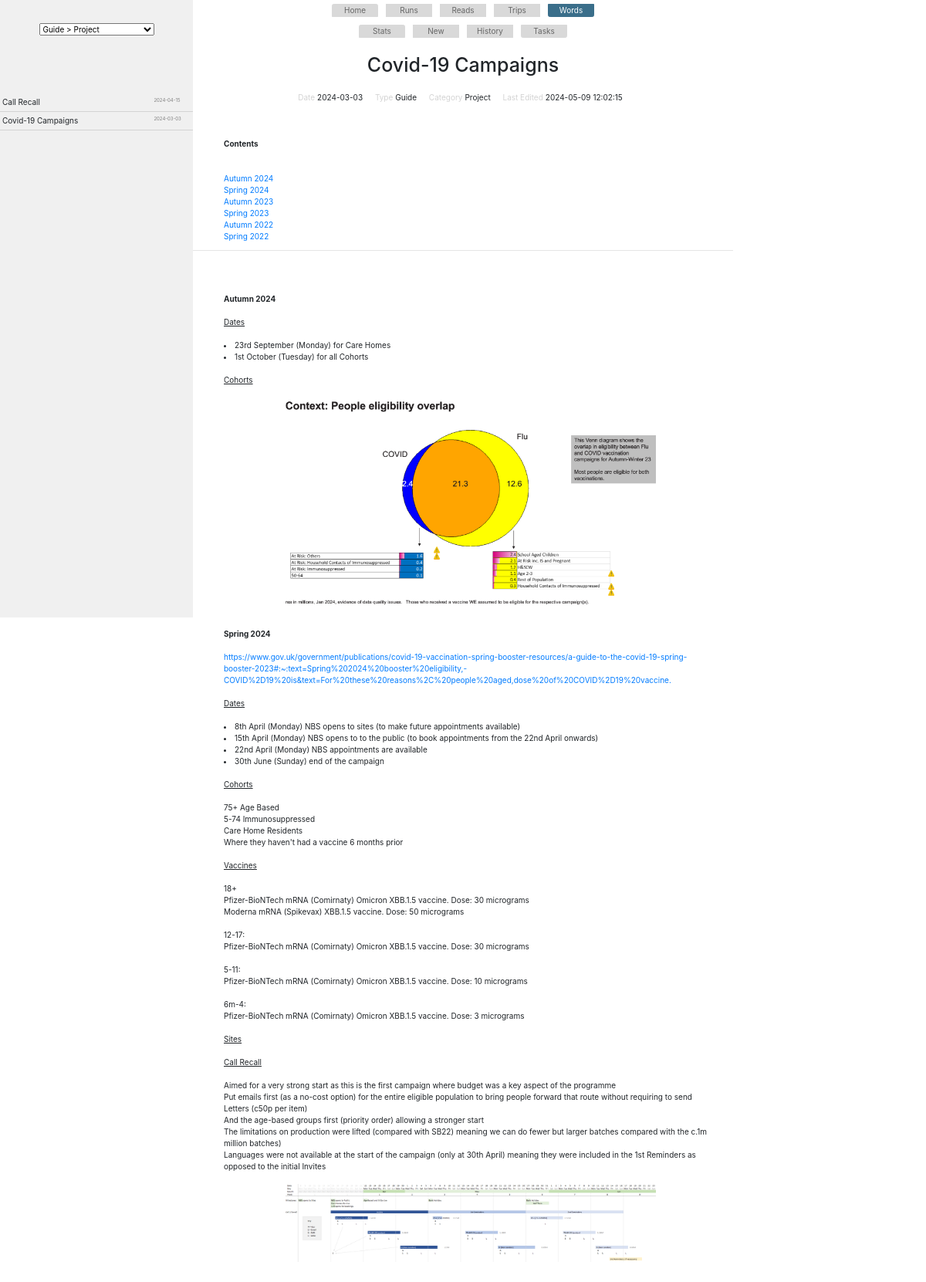
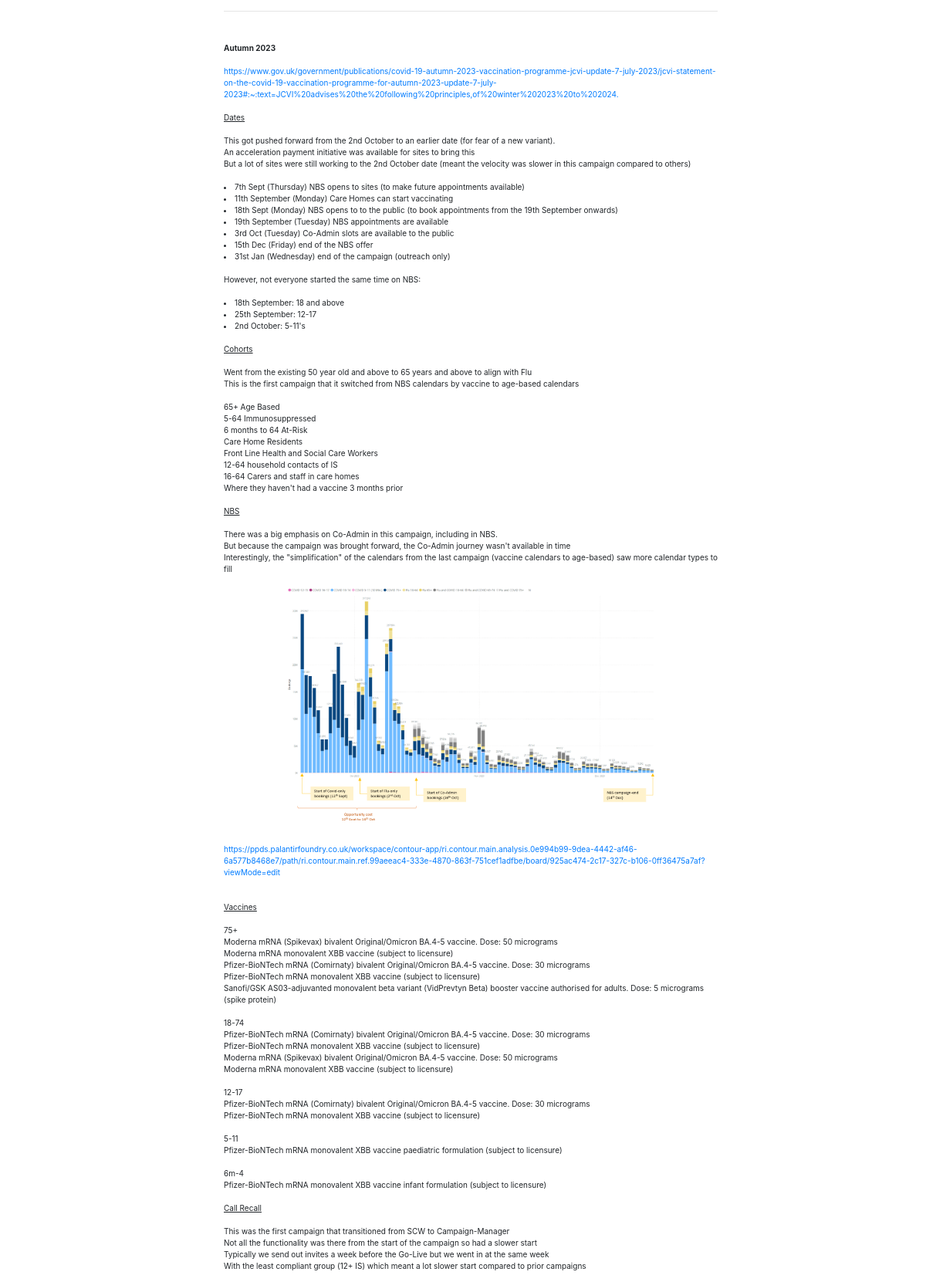
Page /words/note/20240303212355 (signed in, upper part) on the committed database (2 pictures, top to bottom).
### app.py (models this page shows)
class Words(db.Model):
    id = db.Column(db.Integer, primary_key=True)
    date_added = db.Column(db.String(20))
    note_date = db.Column(db.String(20))
    note_time = db.Column(db.String(20))
    note_type = db.Column(db.String(200))
    note_category = db.Column(db.String(200))
    note_title = db.Column(db.String(200))
    note_text = db.Column(db.String(2000))
    note_status = db.Column(db.String(200))
    edit_date = db.Column(db.String(20))
    edit_time = db.Column(db.String(20))
    note_tags = db.Column(db.String(200))
    note_original = db.Column(db.Integer)

### app.py (the view)
@app.route('/words/note/<int:note_original>')
@login_required
def words_view(note_original):
    note = Words.query.filter_by(note_original=note_original, note_status='latest').order_by(Words.id.desc()).first()
    notes = Words.query.filter_by(note_status='latest').order_by(Words.note_date.desc())
    anchor_links = []
    for match in re.finditer(r'\*\*((?:[\w\s]+?)\d*?(?:\s\w+)*\??)\*\*', note.note_text):
        anchor_links.append(match.group(1))
    note.note_text = re.sub(r'\*\*((?:[\w\s]+?)\d*?(?:\s\w+)*\??)\*\*', r'<b id="\1">\1</b>', note.note_text)
    note.note_text = re.sub(r"(https?:\/\/[^\s]+)",r"<a target='_blank' href='\1'>\1</a>", note.note_text).replace('</td>','')
    note.note_text = re.sub(r'\_\_\_', r'<hr>', note.note_text)
    note.note_text = re.sub(r'\-\-(.*?)\-\-', r'<u>\1</u>', note.note_text)
    note.note_text = re.sub(r'\-(.*?)\-$', r'<i>\1</i>', note.note_text)
    note.note_text = re.sub(r'^##(.*)', r'<li class="words_li">\1</li>', note.note_text, flags=re.MULTILINE)
    note.note_text = note.note_text.replace('<table>', '<table class="words_content_table">')
    note.note_text = note.note_text.replace('<table>\r\n', '<table>')
    note.note_text = note.note_text.replace('<th>\r\n', '<th>')
    note.note_text = note.note_text.replace('<tr>\r\n', '<tr>')
    note.note_text = note.note_text.replace('<td>\r\n', '<td>')
    note.note_text = note.note_text.replace('</table>\r\n', '</table>')
    note.note_text = note.note_text.replace('</th>\r\n', '</th>')
    note.note_text = note.note_text.replace('</tr>\r\n', '</tr>')
    note.note_text = note.note_text.replace('</td>\r\n', '</td>')
    note.note_text = note.note_text.replace('</li>\n', '</li>')
    note.note_text = note.note_text.replace('Â£', '£')
    note.note_text = re.sub(r"image>>(.+)", lambda match: f"<img src={url_for('static', filename=f'images/{note.note_original}_{match.group(1).strip()}')} class='words_image center'>", note.note_text)
    note.note_text = note.note_text.replace('\n', '<br>')
    words_config = db.session.query(CONFIG_WORDS_OPTIONS.type,
                                func.group_concat(CONFIG_WORDS_OPTIONS.category, ',').label('categories'),
                                CONFIG_WORDS_OPTIONS.color).group_by(CONFIG_WORDS_OPTIONS.type, CONFIG_WORDS_OPTIONS.color).order_by(CONFIG_WORDS_OPTIONS.id).all()
    words_config_options = [{'type': config.type, 'categories': config.categories.split(','), 'color': config.color} for config in words_config]
    return render_template('words_view.html', note=note, notes=notes, words_options=words_config_options, anchors=anchor_links)

### app.py (called while the page is built)
@login_manager.user_loader
def load_user(user_id):
    return User.query.get(int(user_id))

@app.before_request
def before_request():
    if not current_user.is_authenticated and request.endpoint not in ['login', 'static']:
        return redirect(url_for('login'))

### templates/words_view.html (shortened to what this page needs)
{% extends 'base.html' %}
{% block content %}
{% include 'base_words.html' %}
<br/>
<div id="words_view_left_panel">
    <br/>
    <br/>
    <div class="center">
        <select id="words_view_drop_down">
        </select>
    </div>
    <br/>
    <br/>
    <br/>
    <br/>
    <br/>
    <table>
        {% for link in notes %}
        <tr class="words_view_left_panel_link" onclick="window.location='/words/note/{{ link.note_original }}';">
            <td>
                {% if 'Thought' not in link.note_type %}
                    <span class="words_view_left_panel_link_title">{{ link.note_title }}</span>
                {% endif %}
                <span class="words_view_left_panel_link_date">{{link.note_date}}</span>
            </td>
        </tr>
        {% endfor %}
    </table>
</div>
<div id="words_view_main_panel">
    <h1 class="note_title">{{ note.note_title }}</h1>
    <br/>
    <div class="center_wrapper">
        <div class="note_meta_centre_contents">
            <span class="note_meta_label">Date</span><span class="note_meta_value">{{note.note_date}}</span>
            <span class="note_meta_label">Type</span><span class="note_meta_value">{{note.note_type}}</span>
            <span class="note_meta_label">Category</span><span class="note_meta_value">{{note.note_category}}</span>
            <span class="note_meta_label">Last Edited</span><span class="note_meta_value">{{note.edit_date}} {{note.edit_time}}</span>
        </div>
    </div>
    <br/>
    <div class="m-5">
        <div id="word_view_content">
            <div class="note_text_p"><b>Contents</b></div>
        </div>
    </div>
    <div>
        <ul>
            {% for anchor in anchors %}
                <li class="note_anchors"><a href="#{{ anchor }}">{{ anchor }}</a></li>
            {% endfor %}
        </ul>
    </div>
    <hr/>
    <br/>
    <div class="m-5">
        <div id="word_view_content">
            <div class="note_text_p">{{ note.note_text | safe }}</div>
        </div>
    </div>
</div>
{% endblock %}

### static/my_override_style.css (style rules this page uses)
* { font-size: 6pt; }
body { display: none; }
@media screen and (min-width: 1000px) { * { font-size: 10px; } }
@media screen and (min-width: 1000px) { #words_view_main_panel { margin-left: 250px; } }
@media screen and (min-width: 1000px) { #words_view_main_panel { margin-right: 250px !important; } }
.center { text-align: center; margin: auto; }
.trips_stats_table th, td { width: 16.7%; }
ul { list-style: none; }
li { width: 60px; text-align: center; }
.note_title { text-align: center; }
.center_wrapper { display: flex; justify-content: center; align-items: center; margin: 0; }
.note_meta_centre_contents { text-align: center; }
.note_meta_label { margin-left: 3px; font-weight: light; color: lightgray; }
.note_meta_value { margin-left: 3px; font-weight: medium; margin-right: 10px; }
.note_text_p { margin: 10px; }
.m-5 { margin: 5px; }
td { vertical-align: middle; }
.note_text_p { width: 100%; }
.words_image { margin: 0 auto; text-align: center; }
.note_text_p img { max-width: 75%; margin: 0 auto; display: block; cursor: pointer; }
.words_li { width: 90%; margin: 0; text-align: left; }
#words_view_left_panel { position: fixed; left: 0; top: 0; width: 250px; height: 100vh; background-color: #f0f0f0; overflow-y: auto; }
.words_view_left_panel_link { border-bottom: lightgray 1px solid; vertical-align: middle; cursor: pointer; }
.words_view_left_panel_link span { margin-top: 3px; margin-bottom: 3px; }
.words_view_left_panel_link_title { float:left; width:78%; margin-left: 2px; }
.words_view_left_panel_link_date { float:right; width:20%; color: grey; font-size: 6px; vertical-align: middle; height: 100%; }
table { background-color:rgba(0, 0, 0, 0); }
#word_view_content { margin: auto; }
.note_anchors { text-align: left; color: grey !important; width: 100% !important; }

### rows in the picture
Words: note_title "Call Recall", note_date "2024-04-15"
Words: note_title "Covid-19 Campaigns", note_date "2024-03-03", note_type "Guide", note_category "Project", edit_date "2024-05-09", edit_time "12:02:15", note_text "Autumn 2024 Dates 23rd September (Monday) for Care Homes 1st October (Tuesday) for all Cohorts Cohorts Spring 2024 https://www.gov.uk/government/publications/covid-19-vaccination-spring-booster-resources/a-guide-to-the-covid-19-spring-booster-2023#:~:text=Spring%202024%20booster%20eligibility,-COVID%2D19%20is&text=For%20these%20reasons%2C%20people%20aged,dose%20of%20COVID%2D19%20vaccine. Dates 8th April (Monday) NBS opens to sites (to make future appointments available) 15th April (Monday) NBS opens to to the public (to book appointments from the 22nd April onwards) 22nd April (Monday) NBS appointments are available 30th June (Sunday) end of the campaign Cohorts 75+ Age Based 5-74…", note_text (picture)

### other values in the picture
{{ anchor }} "Autumn 2024" "Spring 2024" "Autumn 2023" "Spring 2023" "Autumn 2022" "Spring 2022"
